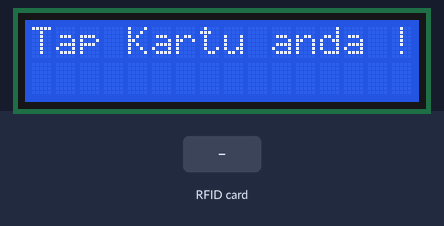
Simulated run of this sketch. Board: ESP8266 (NodeMCU). Shown: 16×2 character LCD. The test bench sets the inputs (shaded band). What the sketch prints to the serial monitor is not drawn.

Above: at 1.4 s.
1.5 s: RFID card 5E 7A 19 C4 held to the reader
At 2.8 s:
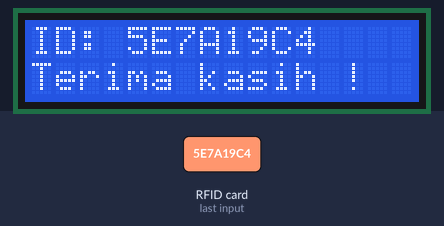
Timing chart, 0 to 4.5 s (numbered marks = the images above; inputs shaded):
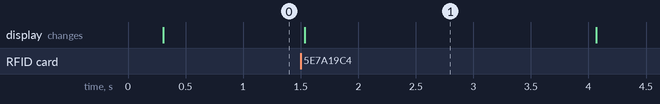

The sketch:

Lcd_dan_pn532.ino
```cpp
#include <Wire.h>
#include <Adafruit_PN532.h>
#include <hd44780.h>
#include <hd44780ioClass/hd44780_I2Cexp.h>

// ── PN532 ────────────────────────────────────────────────
#define PN532_IRQ   (0)     // D3/GPIO0, bisa -1 kalau tidak pakai IRQ
#define PN532_RESET (2)     // D4/GPIO2, bisa -1 kalau tidak pakai RESET
Adafruit_PN532 nfc(PN532_IRQ, PN532_RESET);

// ── LCD I2C di pin terpisah ──────────────────────────────
#define LCD_SDA 14          // D5 / GPIO14
#define LCD_SCL 12          // D6 / GPIO12
hd44780_I2Cexp lcd;         // auto-detect alamat I2C LCD

// Pin default PN532 (untuk switch kembali)
#define PN532_SDA 4         // D2 / GPIO4
#define PN532_SCL 5         // D1 / GPIO5

void setup() {
  Serial.begin(115200);
  delay(200);
  Serial.println("Absensi NFC + LCD mulai...");

  // ── Inisialisasi PN532 di pin default ──────────────────
  Wire.begin(PN532_SDA, PN532_SCL);
  Wire.setClock(100000);  // lebih stabil di ESP8266

  nfc.begin();
  uint32_t versiondata = nfc.getFirmwareVersion();
  if (!versiondata) {
    Serial.println("Tidak menemukan PN532!");
    while (1) delay(1000);
  }
  nfc.SAMConfig();
  Serial.println("PN532 OK");

  // ── Inisialisasi LCD di pin custom ─────────────────────
  Wire.begin(LCD_SDA, LCD_SCL);
  Wire.setClock(100000);

  int status = lcd.begin(16, 2);
  if (status) {
    Serial.print("LCD error: ");
    Serial.println(status);
    while (1) delay(1000);
  }

  lcd.backlight();
  lcd.clear();
  lcd.setCursor(0, 0);
  lcd.print("Tap Kartu anda !");
  lcd.setCursor(0, 1);
  lcd.print("                ");  // kosongkan baris 2

  Serial.println("LCD OK - Siap digunakan");
}

void loop() {
  // Pastikan switch ke pin PN532 sebelum baca
  Wire.begin(PN532_SDA, PN532_SCL);

  uint8_t success;
  uint8_t uid[7] = {0};
  uint8_t uidLength;

  // Coba baca tag selama 300 ms (agar responsif)
  success = nfc.readPassiveTargetID(PN532_MIFARE_ISO14443A, uid, &uidLength, 300);

  if (success) {
    // Buat string UID HEX (tanpa 0x, uppercase, leading zero)
    String cardUID = "";
    for (uint8_t i = 0; i < uidLength; i++) {
      if (uid[i] < 0x10) cardUID += "0";
      cardUID += String(uid[i], HEX);
    }
    cardUID.toUpperCase();

    Serial.print("Kartu terdeteksi → UID: ");
    Serial.println(cardUID);

    // Switch ke pin LCD untuk update tampilan
    Wire.begin(LCD_SDA, LCD_SCL);

    lcd.clear();
    lcd.setCursor(0, 0);
    lcd.print("ID: ");
    lcd.print(cardUID.substring(0, 8));  // tampil 8 karakter pertama

    lcd.setCursor(0, 1);
    lcd.print("Terima kasih !");

    delay(2500);  // tampilkan selama 2.5 detik

    // Kembali ke tampilan standby
    lcd.clear();
    lcd.setCursor(0, 0);
    lcd.print("Tap Kartu anda !");
    lcd.setCursor(0, 1);
    lcd.print("                ");
  }
  else {
    // Tidak ada kartu → pastikan tampilan standby tetap
    // (hanya update sekali di awal, jadi kita tidak perlu update terus-menerus)
    // Kalau ingin refresh periodik, bisa uncomment di bawah ini:
    // Wire.begin(LCD_SDA, LCD_SCL);
    // lcd.setCursor(0, 0);
    // lcd.print("Tap Kartu anda !");
    // lcd.setCursor(0, 1);
    // lcd.print("                ");
  }

  delay(100);  // loop ringan agar tidak terlalu cepat
}
```

Measured:
- after the input at 1.5 s, the display: changes at once (image 1)
